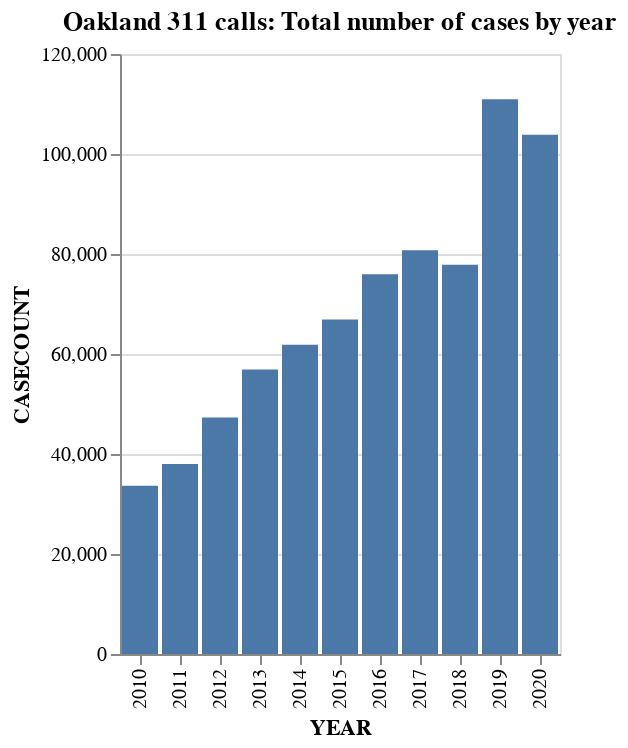

Source (notebook cell):
### Markdown cell above
Looking good, though the **YEAR** is formatted as a number, including a comma. I'm going to try to fix this using the same alteration we used on the Berkeley dataset. Here's the helpful note from class pointing out what's going on here in the documentation that allows me to remove that annoying comma (it also will allow me to add a title!):

>Before you run the code below, notice that after `Year` there's a colon and an `O`. The `O` is shorthand for "ordinal," and tells Altair to treat `Year` as if it's a discrete quantity (a.k.a. integers), not a continuous quantity (e.g. a number with decimals).

### Code cell
alt.Chart(oakland_annual_cases).mark_bar().encode(
    x='YEAR:O',
    y='CASECOUNT'
).properties(
    title='Oakland 311 calls: Total number of cases by year'
)

### Figure 1 — Vega-Lite specification as saved in the notebook (floating-point values rounded to 4 significant figures)
{"config": {"view": {"continuousWidth": 400, "continuousHeight": 300}}, "data": {"name": "data-bcd08a735d77abfdbc0fe271ffbfbd42"}, "mark": "bar", "encoding": {"x": {"type": "ordinal", "field": "YEAR"}, "y": {"type": "quantitative", "field": "CASECOUNT"}}, "title": "Oakland 311 calls: Total number of cases by year", "$schema": "https://vega.github.io/schema/vega-lite/v4.8.1.json", "datasets": {"data-bcd08a735d77abfdbc0fe271ffbfbd42": [{"YEAR": 2010, "CASECOUNT": 33647}, {"YEAR": 2011, "CASECOUNT": 37995}, {"YEAR": 2012, "CASECOUNT": 47294}, {"YEAR": 2013, "CASECOUNT": 56888}, {"YEAR": 2014, "CASECOUNT": 61826}, {"YEAR": 2015, "CASECOUNT": 66889}, {"YEAR": 2016, "CASECOUNT": 75932}, {"YEAR": 2017, "CASECOUNT": 80740}, {"YEAR": 2018, "CASECOUNT": 77851}, {"YEAR": 2019, "CASECOUNT": 110928}, {"YEAR": 2020, "CASECOUNT": 103837}]}}
